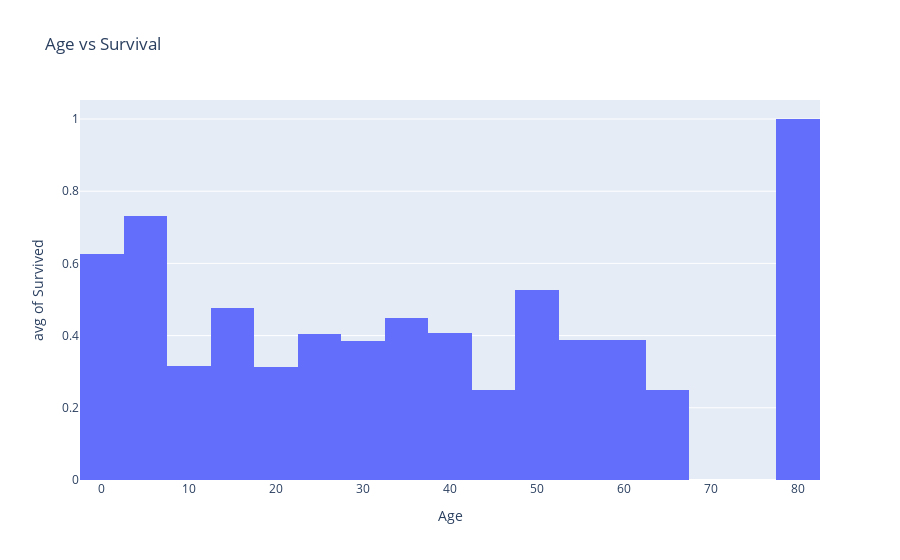

This figure's notebook cell:
### Markdown cell above
No vemos una relación obvia entre Edad y Tarifa. ¿El costo de un pasaje, o la edad de la persona, tiene alguna relación con la probabilidad de supervivencia?

### Code cell
# Plot Fare vs Survival
px.histogram(dataset, x="Fare", y="Survived", histfunc="avg", nbins=30, title="Fare vs Survival")

# Plot Age vs Survival
px.histogram(dataset, x="Age", y="Survived", histfunc="avg", title="Age vs Survival", nbins=30)


# Plot Fare vs Survival
#graphing.histogram(dataset, label_x="Fare", label_y="Survived", histfunc="avg", nbins=30, title="Fare vs Survival", include_boxplot=True, show=True)

# Plot Age vs Survival
#graphing.histogram(dataset, label_x="Age", label_y="Survived", histfunc="avg", title="Age vs Survival", nbins=30, include_boxplot=True)

### Figure 1 — Plotly figure (JSON) as saved in the notebook; plotly's stock layout.template omitted (floating-point values rounded to 4 significant figures; data arrays with more than 128 entries replaced by an {"elided": "..."} marker saying what was removed)
{"data": [{"alignmentgroup": "True", "bingroup": "x", "histfunc": "avg", "hovertemplate": "Age=%{x}<br>avg of Survived=%{y}<extra></extra>", "legendgroup": "", "marker": {"color": "#636efa", "pattern": {"shape": ""}}, "name": "", "nbinsx": 30, "offsetgroup": "", "orientation": "v", "showlegend": false, "type": "histogram", "x": {"elided": "891 float values"}, "xaxis": "x", "y": {"elided": "891 int values"}, "yaxis": "y"}], "layout": {"barmode": "relative", "legend": {"tracegroupgap": 0}, "title": {"text": "Age vs Survival"}, "xaxis": {"anchor": "y", "domain": [0, 1], "title": {"text": "Age"}}, "yaxis": {"anchor": "x", "domain": [0, 1], "title": {"text": "avg of Survived"}}}}
